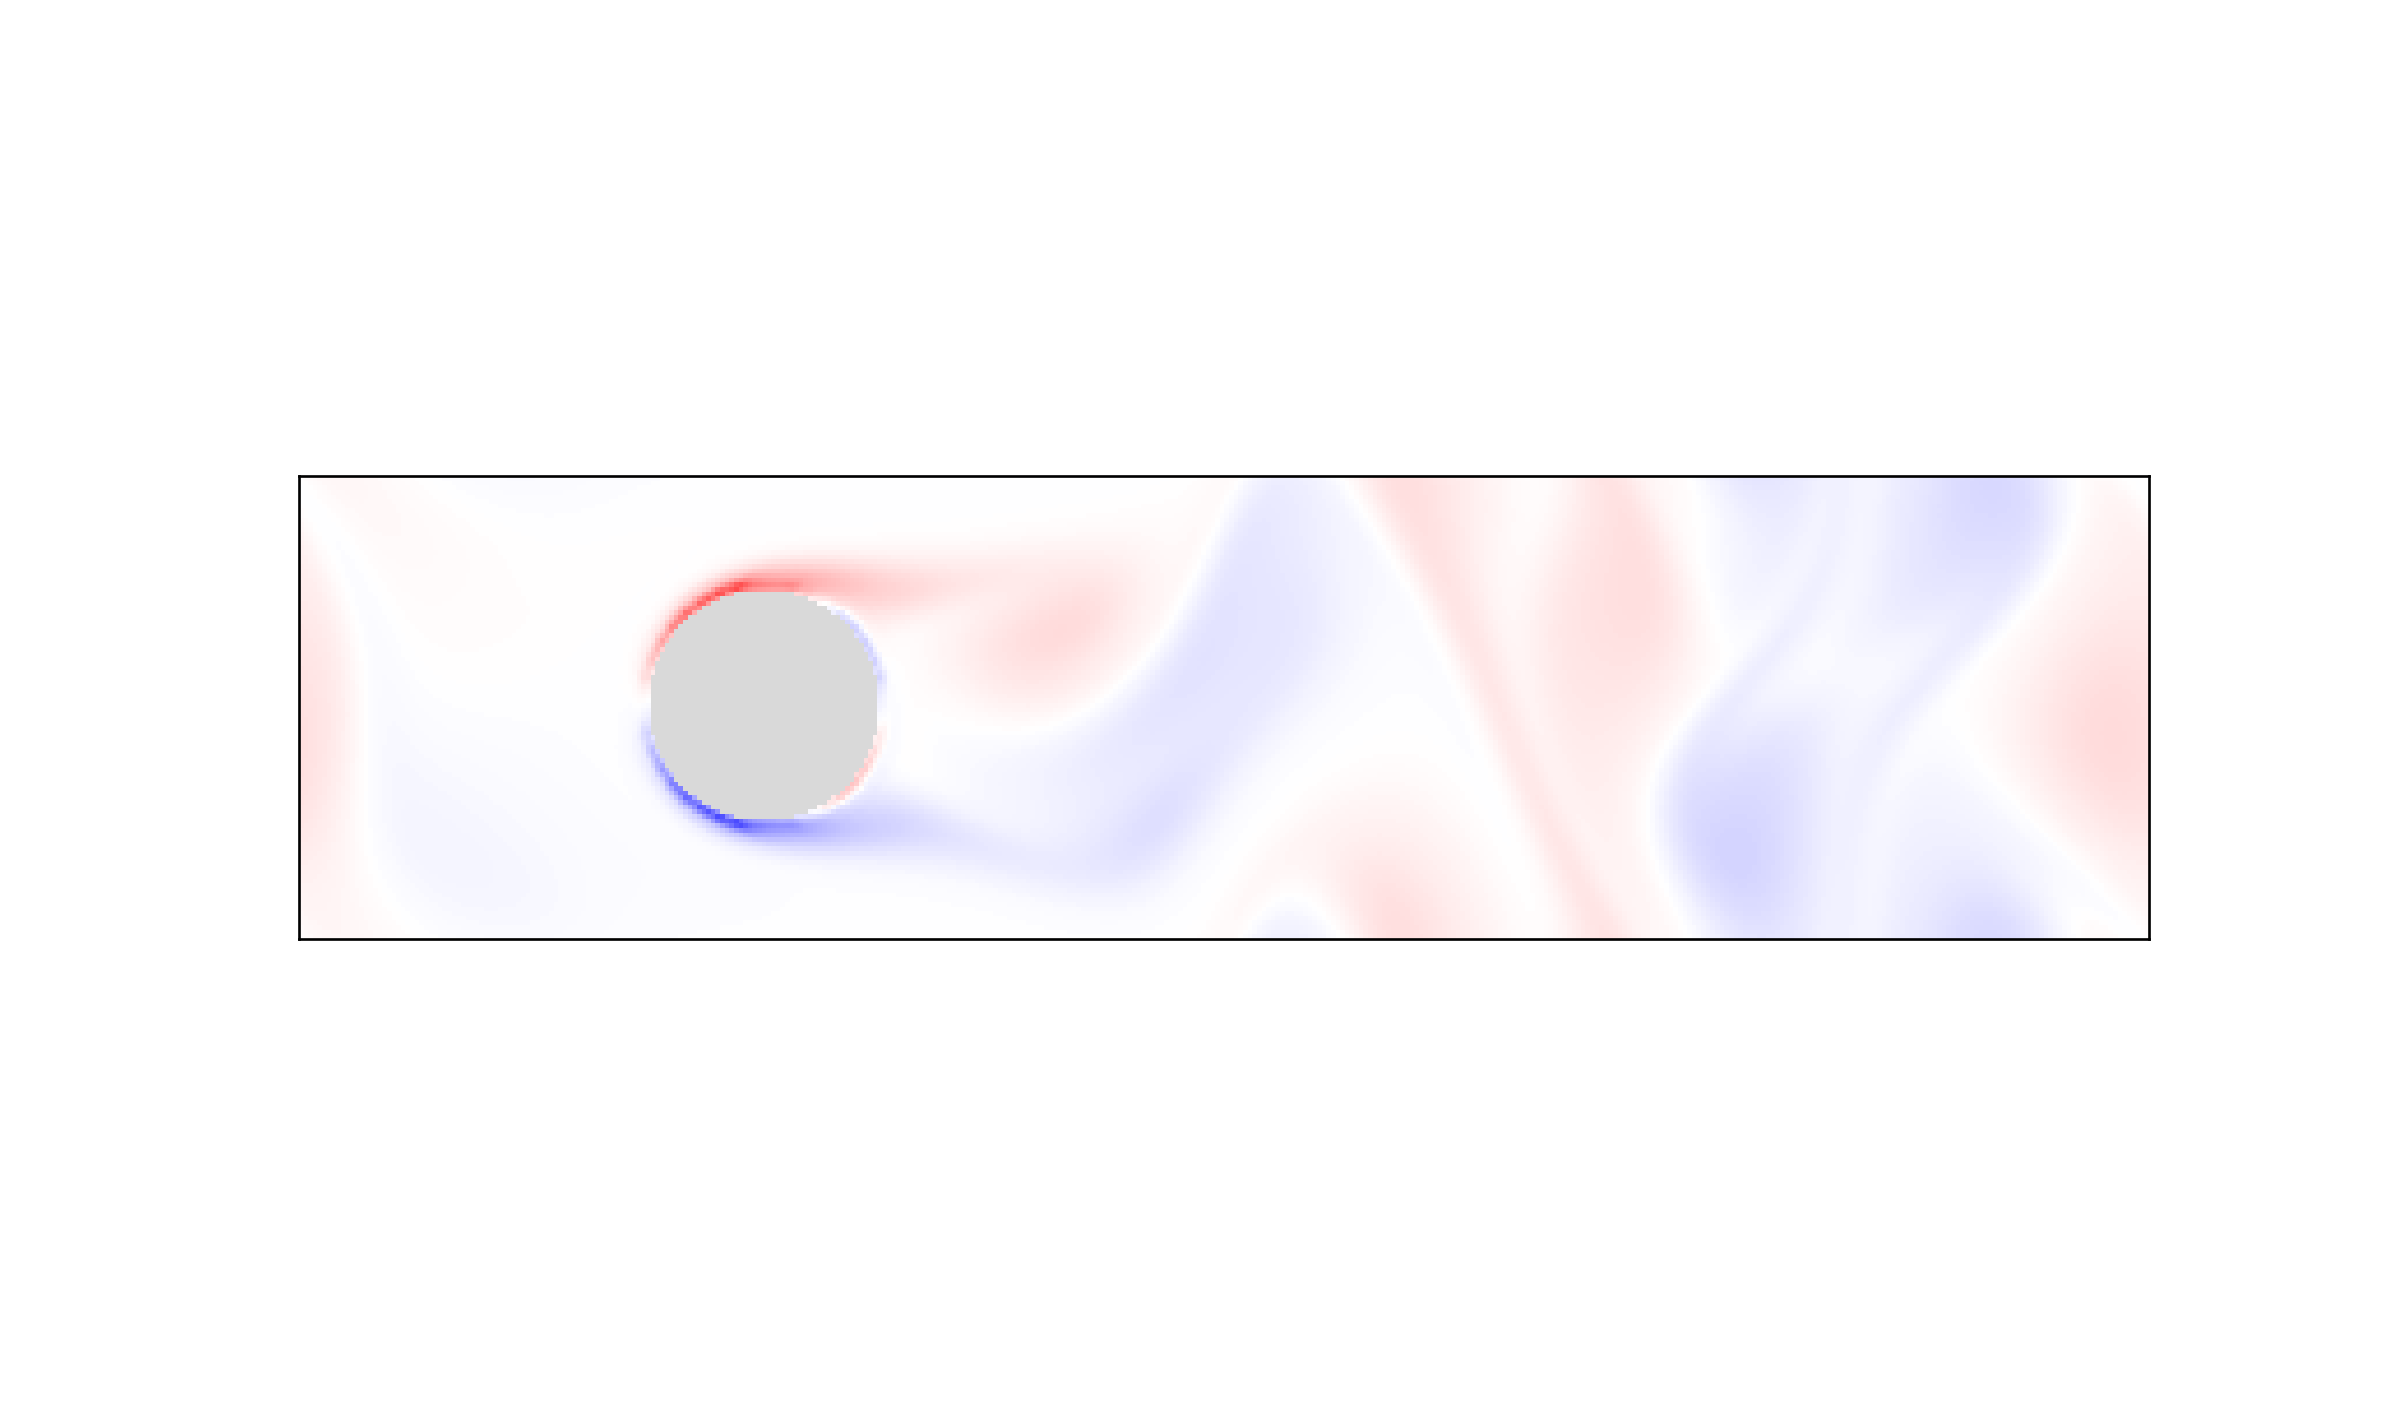

Source code (Python):
import matplotlib.pyplot as plt
import numpy as np



def main():
    """Lattice Boltzmann Simulation"""

    # Simulation parameters
    Nx = 400  # resolution x-dir
    Ny = 100  # resolution y-dir
    rho0 = 100  # average density
    tau = 0.6  # collision timescale
    Nt = 4000  # number of timesteps
    plotRealTime = True  # switch on for plotting as the simulation goes along

    # Lattice speeds / weights
    NL = 9
    idxs = np.arange(NL)
    cxs = np.array([0, 0, 1, 1, 1, 0, -1, -1, -1])
    cys = np.array([0, 1, 1, 0, -1, -1, -1, 0, 1])
    weights = np.array(
        [4 / 9, 1 / 9, 1 / 36, 1 / 9, 1 / 36, 1 / 9, 1 / 36, 1 / 9, 1 / 36]
    )  # sums to 1

    # Initial Conditions
    F = np.ones((Ny, Nx, NL))  # * rho0 / NL
    np.random.seed(42)
    F += 0.01 * np.random.randn(Ny, Nx, NL)
    X, Y = np.meshgrid(range(Nx), range(Ny))
    F[:, :, 3] += 2 * (1 + 0.2 * np.cos(2 * np.pi * X / Nx * 4))
    rho = np.sum(F, 2)
    for i in idxs:
        F[:, :, i] *= rho0 / rho

    # Cylinder boundary
    X, Y = np.meshgrid(range(Nx), range(Ny))
    cylinder = (X - Nx / 4) ** 2 + (Y - Ny / 2) ** 2 < (Ny / 4) ** 2

    # Prep figure
    fig = plt.figure(figsize=(4, 2), dpi=80)

    # Simulation Main Loop
    for it in range(Nt):
        print(it)

        # Drift
        for i, cx, cy in zip(idxs, cxs, cys):
            F[:, :, i] = np.roll(F[:, :, i], cx, axis=1)
            F[:, :, i] = np.roll(F[:, :, i], cy, axis=0)

        # Set reflective boundaries
        bndryF = F[cylinder, :]
        bndryF = bndryF[:, [0, 5, 6, 7, 8, 1, 2, 3, 4]]

        # Calculate fluid variables
        rho = np.sum(F, 2)
        ux = np.sum(F * cxs, 2) / rho
        uy = np.sum(F * cys, 2) / rho

        # Apply Collision
        Feq = np.zeros(F.shape)
        for i, cx, cy, w in zip(idxs, cxs, cys, weights):
            Feq[:, :, i] = (
                rho
                * w
                * (
                    1
                    + 3 * (cx * ux + cy * uy)
                    + 9 * (cx * ux + cy * uy) ** 2 / 2
                    - 3 * (ux**2 + uy**2) / 2
                )
            )

        F += -(1.0 / tau) * (F - Feq)

        # Apply boundary
        F[cylinder, :] = bndryF

        # plot in real time - color 1/2 particles blue, other half red
        if (plotRealTime and (it % 10) == 0) or (it == Nt - 1):
            plt.cla()
            ux[cylinder] = 0
            uy[cylinder] = 0
            vorticity = (np.roll(ux, -1, axis=0) - np.roll(ux, 1, axis=0)) - (
                np.roll(uy, -1, axis=1) - np.roll(uy, 1, axis=1)
            )
            vorticity[cylinder] = np.nan
            vorticity = np.ma.array(vorticity, mask=cylinder)
            plt.imshow(vorticity, cmap="bwr")
            plt.imshow(~cylinder, cmap="gray", alpha=0.3)
            plt.clim(-0.1, 0.1)
            ax = plt.gca()
            ax.invert_yaxis()
            ax.get_xaxis().set_visible(False)
            ax.get_yaxis().set_visible(False)
            ax.set_aspect("equal")
            plt.pause(0.001)

    # Save figure
    plt.savefig("latticeboltzmann.png", dpi=240)
    plt.show()

    return 0


if __name__ == "__main__":
    main()
